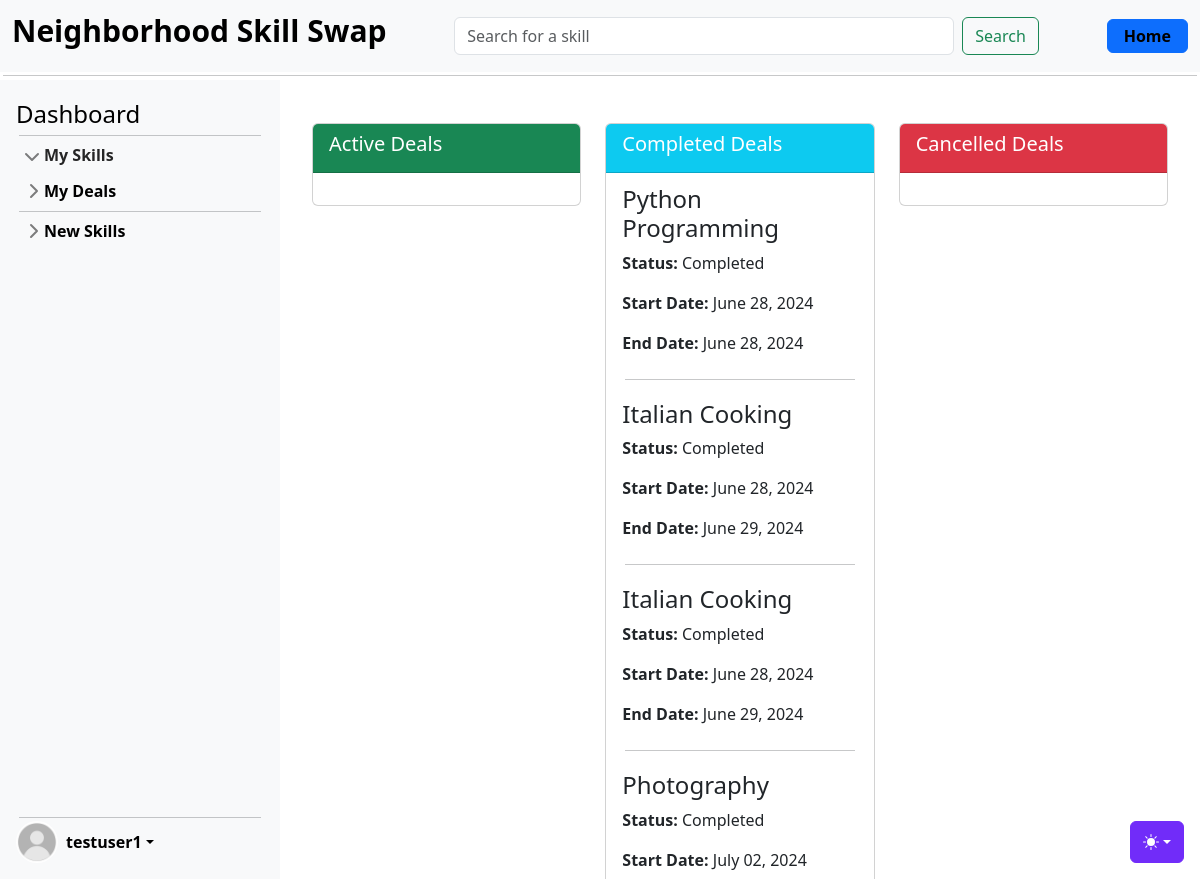
The app's page /skills/deals/ (signed in) with its own data.
### accounts/models.py (models this page shows, shortened)
class CustomUser(AbstractUser):
    age = models.PositiveIntegerField(null=True, blank=True)

### skills/models.py (models this page shows, shortened)
class SkillDeal(models.Model):
    PENDING = "pending"
    ACTIVE = "active"
    COMPLETED = "completed"
    CANCELLED = "cancelled"
    STATUS_CHOICES = [
        (PENDING, "Pending"),
        (ACTIVE, "Active"),
        (COMPLETED, "Completed"),
        (CANCELLED, "Cancelled"),
    ]
    skill = models.ForeignKey(Skill, on_delete=models.CASCADE)
    owner = models.ForeignKey(
        settings.AUTH_USER_MODEL, on_delete=models.CASCADE, related_name="owner"
    )
    provider = models.ForeignKey(
        settings.AUTH_USER_MODEL, on_delete=models.CASCADE, related_name="requester"
    )
    status = models.CharField(max_length=20, choices=STATUS_CHOICES, default=PENDING)
    created_at = models.DateTimeField(auto_now_add=True)
    start_date = models.DateTimeField(null=True, blank=True)
    end_date = models.DateTimeField(null=True, blank=True)

class Skill(models.Model):
    name = models.CharField(max_length=100, blank=False)
    level = models.CharField(max_length=20, blank=False)
    description = models.TextField()
    owner = models.ForeignKey(settings.AUTH_USER_MODEL, on_delete=models.CASCADE)
    category = models.ForeignKey(Category, on_delete=models.CASCADE)
    date = models.DateTimeField(auto_now_add=True)
    skill_type = models.CharField(max_length=20, blank=False)
    rating = models.FloatField(default=5.0)

### skills/views_deals.py (the view)
# urls.py: path("deals/", SkillDealListView.as_view(), name="skill_deal_list"),
class SkillDealListView(LoginRequiredMixin, ListView):
    model = SkillDeal
    template_name = "skills/skill_deal_list.html"
    context_object_name = "my_deals"
    def get_queryset(self):
        user = self.request.user
        filter_type = self.kwargs.get("filter_type", "all")
        if filter_type == "provided":
            queryset = SkillDeal.objects.filter(provider=user)
        elif filter_type == "requested":
            queryset = SkillDeal.objects.filter(owner=user)
        else:
            queryset = SkillDeal.objects.filter(Q(provider=user) | Q(owner=user))
        reviewed_skills = Review.objects.filter(owner=user).values_list(
            "skill_id", flat=True
        )
        queryset = queryset.exclude(
            Q(status=SkillDeal.COMPLETED) & Q(skill_id__in=reviewed_skills)
        )
        return queryset
    def get_context_data(self, **kwargs):
        context = super().get_context_data(**kwargs)
        context["filter_type"] = self.kwargs.get("filter_type", "all")
        return context

### templates/skills/skill_deal_list.html (shortened to what this page needs)
{% extends "base.html" %}
{% block content %}
<div class="container mt-4">
    <div class="row">
        <div class="col-md-4 mb-4">
            <div class="card">
                <div class="card-header bg-success text-white">
                    <h5 class="card-title">Active Deals</h5>
                </div>
                <div class="card-body">
                </div>
            </div>
        </div>
        <div class="col-md-4 mb-4">
            <div class="card">
                <div class="card-header bg-info text-white">
                    <h5 class="card-title">Completed Deals</h5>
                </div>
                <div class="card-body">
                    {% for deal in my_deals %}
                        {% if deal.status == 'completed' %}
                        <div class="mb-3">
                            <h4 class="card-subtitle mb-2">{{ deal.skill.name }}</h4>
                            <p class="card-text"><strong>Status:</strong> {{ deal.get_status_display }}</p>
                            <p class="card-text"><strong>Start Date:</strong> {{ deal.start_date|date:"F d, Y" }}</p>
                            <p class="card-text"><strong>End Date:</strong> {{ deal.end_date|date:"F d, Y" }}</p>
                        </div>
                        <hr class="my-4">
                    {% endif %}
                    {% empty %}
                    <p>No completed deals to review.</p>
                    {% endfor %}
                </div>
            </div>
        </div>
        <div class="col-md-4 mb-4">
            <div class="card">
                <div class="card-header bg-danger text-white">
                    <h5 class="card-title">Cancelled Deals</h5>
                </div>
                <div class="card-body">
                </div>
            </div>
        </div>
    </div>
</div>
{% endblock %}

### templates/partials/_sidebar.html (shortened to what this page needs)
{% load static %}
<div class="sidebar d-flex flex-column flex-shrink-0 p-3 bg-body-tertiary" style="width: 280px;">
    <a href="{% url 'dashboard' user.id %}" class="d-flex align-items-center mb-3 mb-md-0 me-md-auto link-body-emphasis text-decoration-none">
        <span class="fs-4">Dashboard</span>
    </a>
    <hr>
    <ul class="list-unstyled ps-0">
        <li class="mb-1">
            <button class="btn btn-toggle d-inline-flex align-items-center rounded border-0 collapsed" data-bs-toggle="collapse" data-bs-target="#home-collapse" aria-expanded="true">
                My Skills
            </button>
        </li>
        <li class="mb-1">
            <button class="btn btn-toggle d-inline-flex align-items-center rounded border-0 collapsed" data-bs-toggle="collapse" data-bs-target="#dashboard-collapse" aria-expanded="false">
                My Deals
            </button>
        </li>
        <hr>
        <li class="mb-1">
            <button class="btn btn-toggle d-inline-flex align-items-center rounded border-0 collapsed" data-bs-toggle="collapse" data-bs-target="#orders-collapse" aria-expanded="false">
                New Skills
            </button>
        </li>
    </ul>
    <div class="dropdown mt-auto">
        <hr>
        <a href="#" class="d-flex align-items-center link-body-emphasis text-decoration-none dropdown-toggle" data-bs-toggle="dropdown" aria-expanded="false">
            {% if user.is_authenticated %}
                {% if user.profile.profile_image %}
                    <img src="{{ user.profile.profile_image.url }}" alt="mdo" width="42" height="42" class="rounded-circle me-2">
                {% else %}
                    <img src="{% static 'img/default_pic.jpg' %}" alt="" width="42" height="42" class="rounded-circle me-2">
                {% endif %}
                <strong>{{ user.username }}</strong>
            {% else %}
                <strong>User</strong>
            {% endif %}
        </a>
    </div>
</div>

### static/css/sidebars.css (style rules this page uses)
body { min-height: 100vh; min-height: -webkit-fill-available; }
html { height: -webkit-fill-available; }
.dropdown-toggle { outline: 0; }
.btn-toggle { padding: .25rem .5rem; font-weight: 600; color: var(--bs-emphasis-color); background-color: transparent; }
.btn-toggle::before { width: 1.25em; line-height: 0; transition: transform .35s ease; transform-origin: .5em 50%; }
.btn-toggle[aria-expanded="true"] { color: rgba(var(--bs-emphasis-color-rgb), .85); }
.btn-toggle[aria-expanded="true"]::before { transform: rotate(90deg); }

### static/css/main.css (style rules this page uses)
hr { margin: 3px; }
.sidebar { position: fixed; top: 80px; left: 0; bottom: 0; width: 280px; padding: 20px; background-color: #f8f9fa; overflow-y: auto; z-index: 1000; }

### records on screen
CustomUser: username "testuser1"
SkillDeal: skill.name "Python Programming", status "Completed", start_date "June 28, 2024", end_date "June 28, 2024"
SkillDeal: skill.name "Italian Cooking", status "Completed", start_date "June 28, 2024", end_date "June 29, 2024"
SkillDeal: skill.name "Italian Cooking", status "Completed", start_date "June 28, 2024", end_date "June 29, 2024"
SkillDeal: skill.name "Photography", status "Completed", start_date "July 02, 2024"
